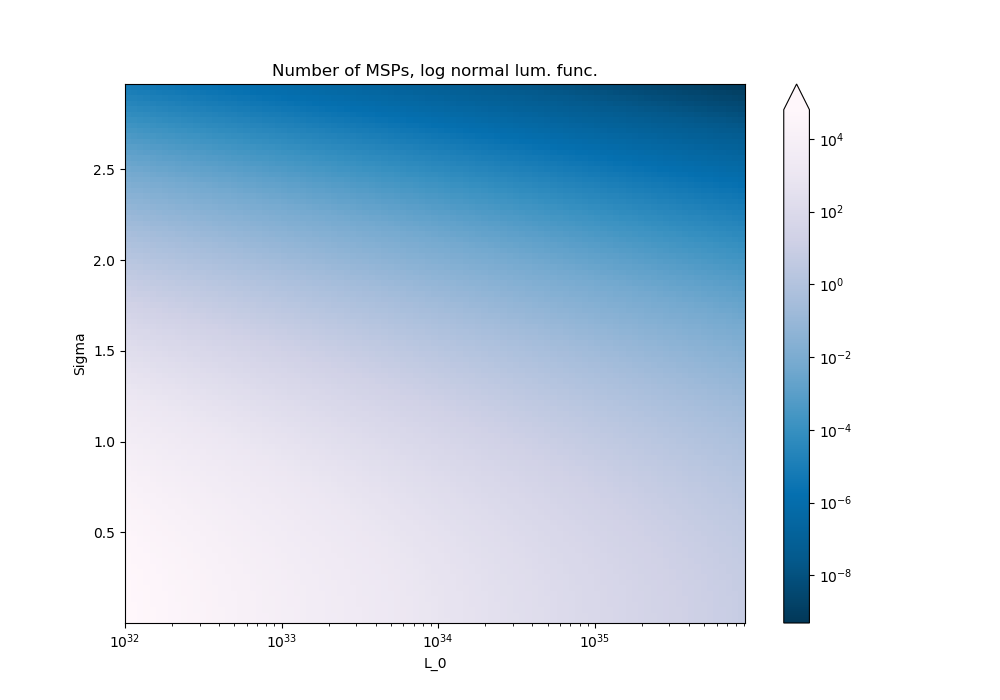

Write the Python code that produced this figure.
'''
The purpose of this file is to use the log-normal luminosity function
(link: https://www.osti.gov/servlets/purl/1305131) for varied
values of sigma and L_0, so that we can get the sensitivity
of the luminosity function to its parameters. It is slightly more realistic
than the power law, because it has a peak. That is why we are trying it.

'''




from matplotlib import pyplot as plt
from math import log, exp
from scipy.special import gammainc, gamma
import matplotlib.colors as colors

DIM_TRIALS=100

L_EXCESS = 6.37e36  # All units are in erg per second
L_0_RANGE=[1.0e32, 1.0e36]
SIGMA_L_RANGE=[0.001, 3]
powerStep =(L_0_RANGE[1] / L_0_RANGE[0])**(1/DIM_TRIALS)

def getNumPulsars(L, sigma):
    totalLum = exp(0.5 * sigma**2 * log(10)**2) * L
    A = L_EXCESS / totalLum
    return A * 1


print("Paper values:", getNumPulsars(0.88e34, 0.62))


numPulsars = []
for j in range(DIM_TRIALS):
    line = []
    for i in range(DIM_TRIALS):
        n = getNumPulsars(L_0_RANGE[0] * powerStep**i, 
        SIGMA_L_RANGE[0]  + (SIGMA_L_RANGE[1]-SIGMA_L_RANGE[0]) / DIM_TRIALS * j)

        line.append(n)
    numPulsars.append(line)


xVals = [L_0_RANGE[0] * powerStep**i for i in range(DIM_TRIALS)]
yVals = [SIGMA_L_RANGE[0] + (SIGMA_L_RANGE[1]-SIGMA_L_RANGE[0]) / DIM_TRIALS * j for j in range(DIM_TRIALS)]

plt.figure(figsize=(10,7))

plt.xscale("log")
plt.ylabel("Sigma")
plt.xlabel("L_0")
plt.title("Number of MSPs, log normal lum. func.")


c1 = plt.pcolor(xVals, yVals, numPulsars, 
                   norm=colors.LogNorm(vmin=min([min(v) for v in numPulsars]),
                   vmax=max([max(v) for v in numPulsars])), cmap='PuBu_r')
plt.colorbar(c1, extend='max')
plt.savefig("tweaks.png")
plt.show()